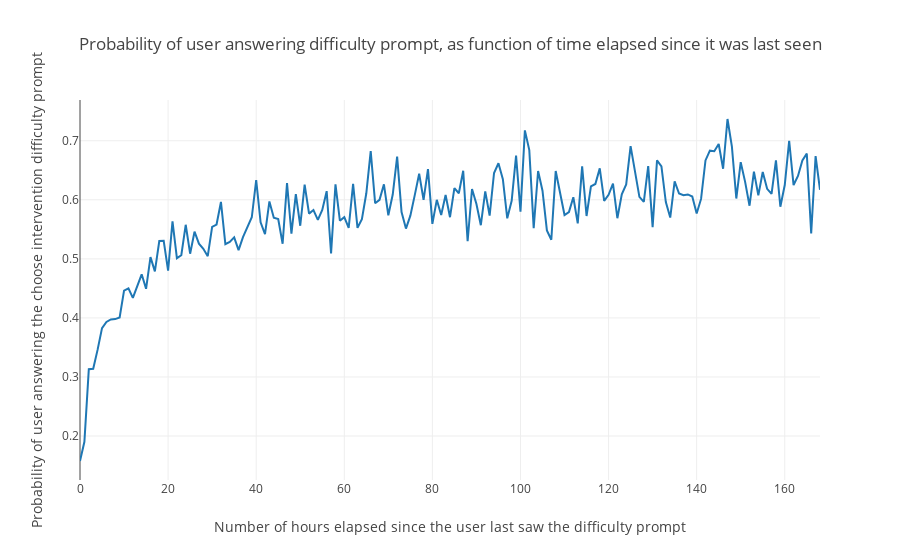

The notebook cell this image was saved under:
### Markdown cell above
If we plot it at the level of time elapsed since they last saw the prompt, the response rate is lower if they were asked within the past day, but is stable after a day

### Code cell
from cost_utils_libs import plot_response_rate_since_last_impression_per_hour_oneweek
plot_response_rate_since_last_impression_per_hour_oneweek()

### Figure 1 — Plotly figure (JSON) as saved in the notebook; plotly's stock layout.template omitted (floating-point values rounded to 4 significant figures; data arrays with more than 128 entries replaced by an {"elided": "..."} marker saying what was removed)
{"data": [{"type": "scatter", "uid": "f43f90d8-f7c6-4c06-8bf5-e3e670486138", "x": {"elided": "169 int values"}, "y": {"elided": "169 float values"}}], "layout": {"title": {"text": "Probability of user answering difficulty prompt, as function of time elapsed since it was last seen"}, "xaxis": {"title": {"text": "Number of hours elapsed since the user last saw the difficulty prompt"}}, "yaxis": {"title": {"text": "Probability of user answering the choose intervention difficulty prompt"}}}}
